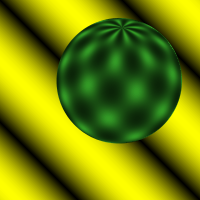
%> input picture Assignment 3/sphere1.ppm, 200 x 200 px
$ octave --eval "result = harris_corner_detector(imread('sphere1.ppm'));"   (GNU Octave 9; MATLAB toolbox functions it lacks are replaced by stand-ins)
%> lines starting %> are read from the running program, lines starting %| are printed output that depends on the picture; in (x1, y1, x2, y2) boxes, pixels count from 0 and x2, y2 are one past the last pixel; in counts of white or black regions, pixels touching at a corner belong together; the program's own positions count from 1
function [H,r,c] = harris_corner_detector(img, visFlag)
%Harris Corner Detector
%   Finds corners in images, returns the H matrix and
%   the coordinates of the corners
if nargin == 1
    visFlag = true;
end

% Convert image to gray and double values
img = im2double(rgb2gray(img));
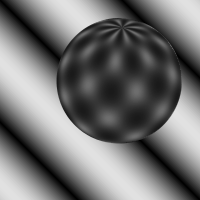
%> img: size 200x200 double; min 0, max 0.882, mean 0.448

% Create Gaussian filter and do elementwise
% multiplication to increase effectiveness
G = fspecial('gaussian', 7, 0.7).*6;
% Get gradients of Gaussian in x and y direction
[Gx, Gy] = gradient(G);

% Convolve image with Gaussian derivatives
Ix = conv2(Gx, img);
Iy = conv2(Gy, img);

% Square previous result and convolve with Gaussian
% to find A, B and C
A = conv2(G, Ix.^2);
B = conv2(G, Ix.*Iy);
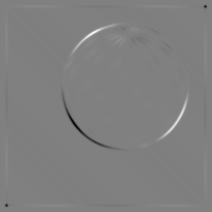
%> B: size 212x212 double; min -7.95, max 7.8, mean -0.0266; drawn with min black and max white
C = conv2(G, Iy.^2);

% Calculate H matrix
H = (A.*C)-(B.^2)-0.04*(A+C).^2;
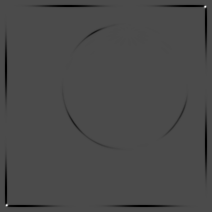
%> H: size 212x212 double; min -16.85, max 40.4, mean -0.3; drawn with min black and max white

% Keep values above threshold
J = imhmax(H, 0.3);
% Find coordinates of local maxima
maxima = imregionalmax(J);
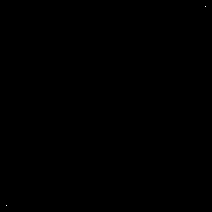
%> maxima: size 212x212 logical; 0% white in thin lines or dots, all inside (x1, y1, x2, y2) = (6, 6, 206, 206)
[r,c] = find(maxima);
%> r = [206; 7]; c = [7; 206]

% Plot results
if visFlag
    figure('Position', [200 200 900 600]);
    subplot(1,3,1);
    imshow(Ix);
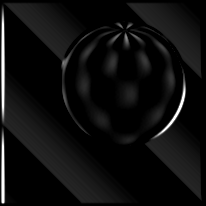
%> displayed picture: size 206x206, on the screen's scale of 0 to 255; min 0, max 255, mean 14.4
    title('First order Gaussian derivative in x-direction');
    subplot(1,3,2);
    imshow(Iy);
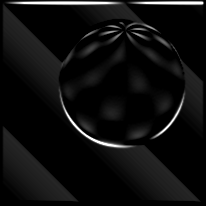
%> displayed picture: size 206x206, on the screen's scale of 0 to 255; min 0, max 255, mean 14.3
%> `result = harris_corner_detector(imread('sphere1.ppm'));`:
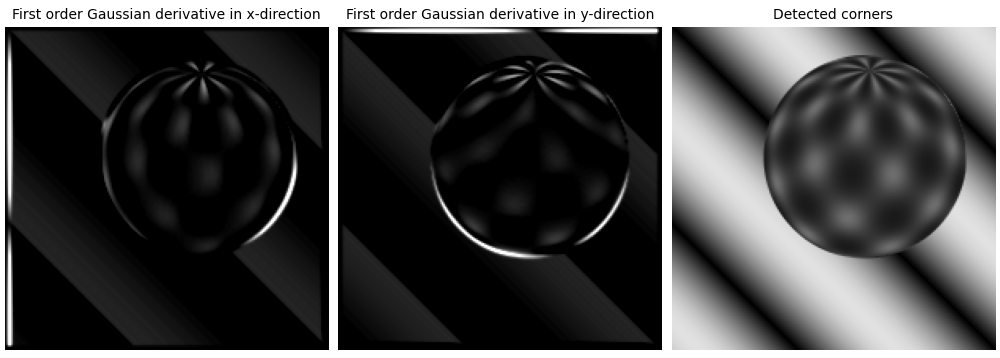
%> figure redrawn from the program's plot data, 3 panels
    title('First order Gaussian derivative in y-direction');
    subplot(1,3,3);
    imshow(img);
    title('Detected corners');
    hold on
    plot(c,r,'r.');
    hold off
end
